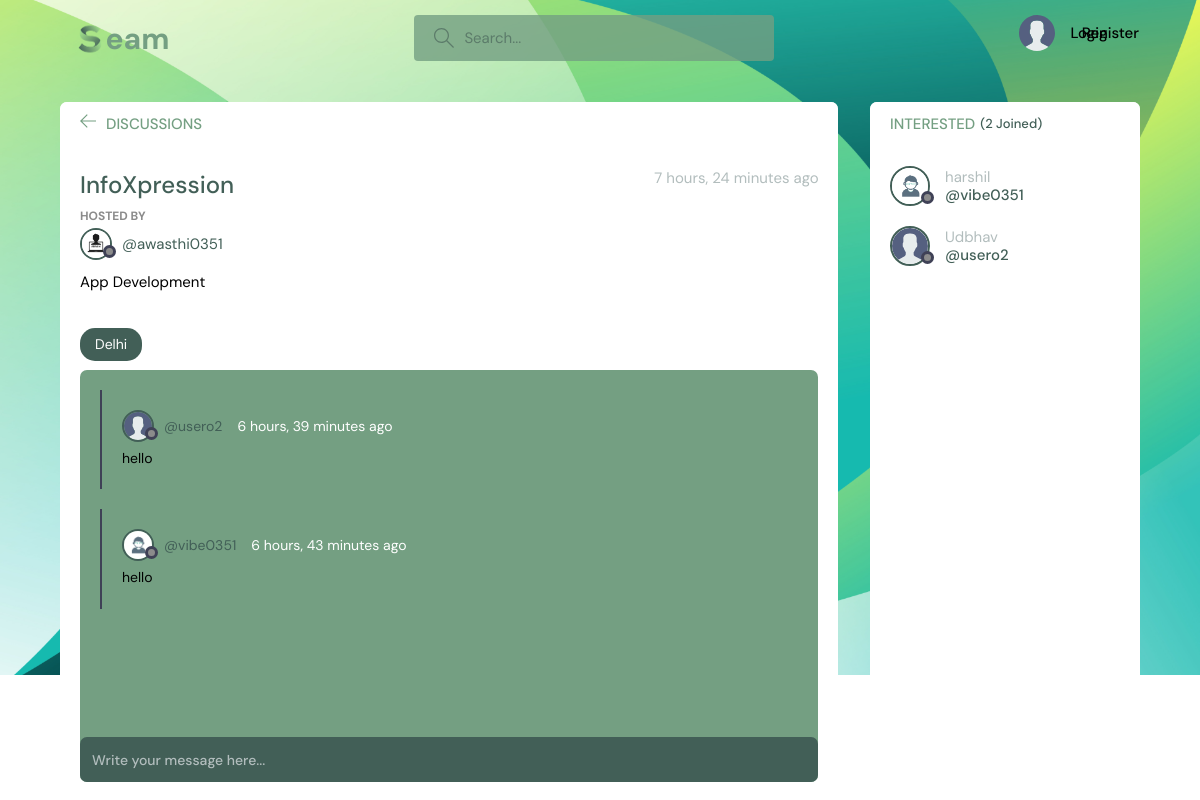
/room/8/, run on the app's committed database.
### base/models.py (models this page shows, shortened)
class Room(models.Model):
    host = models.ForeignKey(User, on_delete=models.SET_NULL, null=True)
    topic = models.ForeignKey(Topic, on_delete=models.SET_NULL, null=True)
    name = models.CharField(max_length=200)
    description = models.TextField(null=True, blank=True)
    participants = models.ManyToManyField(
        User, related_name='participants', blank=True)
    updated = models.DateTimeField(auto_now=True)
    created = models.DateTimeField(auto_now_add=True)
    class Meta:
        ordering = ['-updated', '-created']

class User(AbstractUser):
    name = models.CharField(max_length=200, null=True)
    email = models.EmailField(unique=True, null=True)
    bio = models.TextField(null=True)
    avatar = models.ImageField(null=True, default="avatar.svg")
    USERNAME_FIELD = 'email'
    REQUIRED_FIELDS = []

class Topic(models.Model):
    name = models.CharField(max_length=200)
    def __str__(self):
        return self.name

class Message(models.Model):
    user = models.ForeignKey(User, on_delete=models.CASCADE)
    room = models.ForeignKey(Room, on_delete=models.CASCADE)
    body = models.TextField()
    image = models.ImageField(null=True)
    updated = models.DateTimeField(auto_now=True)
    created = models.DateTimeField(auto_now_add=True)
    class Meta:
        ordering = ['-updated', '-created']

### base/views.py (the view, shortened to what this page needs)
# urls.py: path('room/<str:pk>/', views.room, name="room"),
def room(request, pk):
    room = Room.objects.get(id=pk)
    room_messages = room.message_set.all()
    participants = room.participants.all()
    context = {'room': room, 'room_messages': room_messages,
               'participants': participants}
    return render(request, 'base/room.html', context)

### base/templates/base/room.html (shortened to what this page needs)
{% extends 'main.html' %}
{% block content %}
<main class="profile-page layout layout--2">
  <div class="container">
    <div class="room">
      <div class="room__top">
        <div class="room__topLeft">
          <a href="{% url 'home' %}">
            <svg version="1.1" xmlns="http://www.w3.org/2000/svg" width="32" height="32" viewBox="0 0 32 32">
              <title>arrow-left</title>
              <path
                d="M13.723 2.286l-13.723 13.714 13.719 13.714 1.616-1.611-10.96-10.96h27.625v-2.286h-27.625l10.965-10.965-1.616-1.607z">
              </path>
            </svg>
          </a>
          <h3>Discussions</h3>
        </div>
      </div>
      <div class="room__box scroll">
        <div class="room__header scroll">
          <div class="room__info">
            <h3>{{room.name}}</h3>
            <span>{{room.created|timesince}} ago</span>
          </div>
          <div class="room__hosted">
            <p>Hosted By</p>
            <a href="{% url 'user-profile' room.host.id %}" class="room__author">
              <div class="avatar avatar--small">
                <img src="{{room.host.avatar.url}}" />
              </div>
              <span>@{{room.host.username}}</span>
            </a>
          </div>
          <div class="room__details">
            <p>{{room.description}}</p>
          </div>
          <span class="room__topics">{{room.topic}}</span>
        </div>
        <div class="room__conversation">
          <div class="threads scroll">
            {% for message in room_messages %}
            <div class="thread">
              <div class="thread__top">
                <div class="thread__author">
                  <a href="{% url 'user-profile' message.user.id %}" class="thread__authorInfo">
                    <div class="avatar avatar--small">
                      <img src="{{message.user.avatar.url}}" />
                    </div>
                    <span>@{{message.user.username}}</span>
                  </a>
                  <span class="thread__date">{{message.created|timesince}} ago</span>
                </div>
              </div>
              <div class="thread__details">
                {{message.body}}
              </div>
            </div>
            {% endfor %}
          </div>
        </div>
      </div>
      <div class="room__message">
        <form action="" method="POST">
             <input name="body" placeholder="Write your message here..." />
        </form>
      </div>
    </div>
    <div class="participants">
      <h3 class="participants__top">Interested <span>({{participants.count}} Joined)</span></h3>
      <div class="participants__list scroll">
        {% for user in participants %}
        <a href="{%  url 'user-profile' user.id %}" class="participant">
          <div class="avatar avatar--medium">
            <img src="{{user.avatar.url}}" />
          </div>
          <p>
            {{user.name}}
            <span>@{{user.username}}</span>
          </p>
        </a>
        {% endfor %}
      </div>
    </div>
  </div>
</main>
{% endblock content %}

### data on the page
Room: name "InfoXpression", created "7 hours, 24 minutes", host.avatar (picture), host.username "awasthi0351", description "App Development", topic "Delhi"
Message: user.avatar (placeholder picture), user.username "usero2", created "6 hours, 39 minutes", body "hello"
Message: user.avatar (placeholder picture), user.username "vibe0351", created "6 hours, 43 minutes", body "hello"
User: avatar (placeholder picture), name "harshil", username "vibe0351"
User: avatar (placeholder picture), name "Udbhav", username "usero2"

### other printed values
{{ participants.count }} "2"
